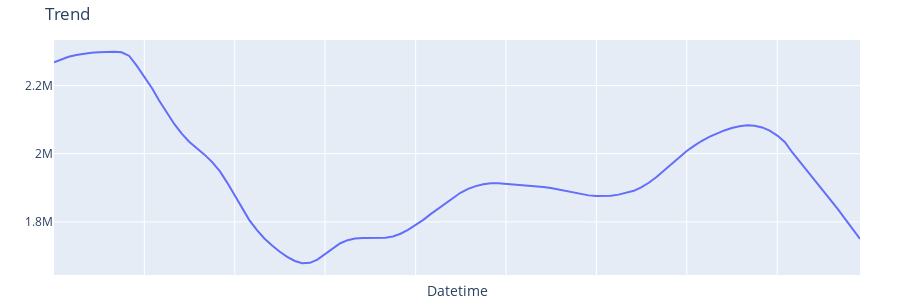
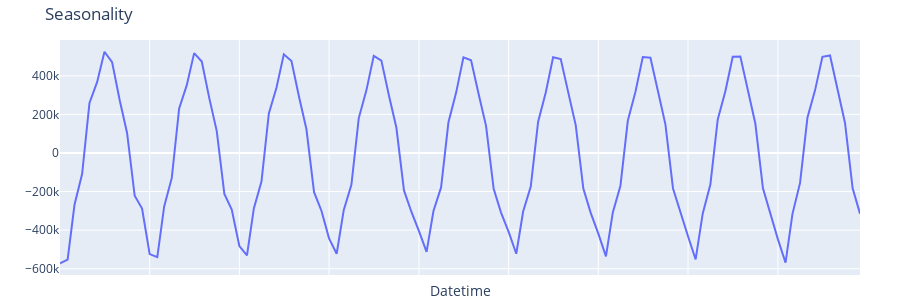
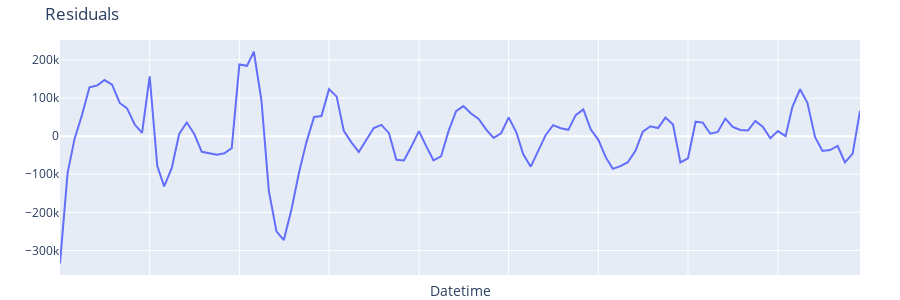

Notebook code cell kept with these figures, in order:
### Code cell
from statsmodels.tsa.seasonal import STL
import plotly.express as px
import plotly.graph_objects as go

# Phân tích STL với dữ liệu theo tháng
stl = STL(data['demand'], seasonal=13)
decomposed = stl.fit()

# Định nghĩa hàm vẽ
def plot_decompositions(decompositions, titles, line_widths):
    for d, t, lw in zip(decompositions, titles, line_widths):
        # Chuyển đổi Series thành DataFrame để sử dụng với plotly
        df_d = d.reset_index()
        df_d.columns = ['Datetime', 'Value']  # Đổi tên các cột cho dễ sử dụng
        
        # Vẽ biểu đồ
        fig = px.line(df_d,
                      x='Datetime',
                      y='Value',  # Cột duy nhất sau khi chuyển đổi
                      title=t,
                      height=300)
        
        # Điều chỉnh độ rộng của đường
        fig.update_traces(line=dict(width=lw))
        
        # Thay đổi cách bố trí của các trục và các lề của hình để mô phỏng tight_layout
        fig.update_layout(
            xaxis=dict(
                showticklabels=False,
                linewidth=1
            ),
            yaxis=dict(title=''),
            margin=go.layout.Margin(
                l=40, r=40, b=0, t=40, pad=0
            ),
        )
        
        # Hiển thị biểu đồ
        fig.show()

# Gọi hàm để vẽ biểu đồ
plot_decompositions(decompositions=[decomposed.trend, 
                                    decomposed.seasonal,
                                    decomposed.resid],
                    titles=['Trend', 
                            'Seasonality',
                            'Residuals'],
                    line_widths=[2, 2, 2])
